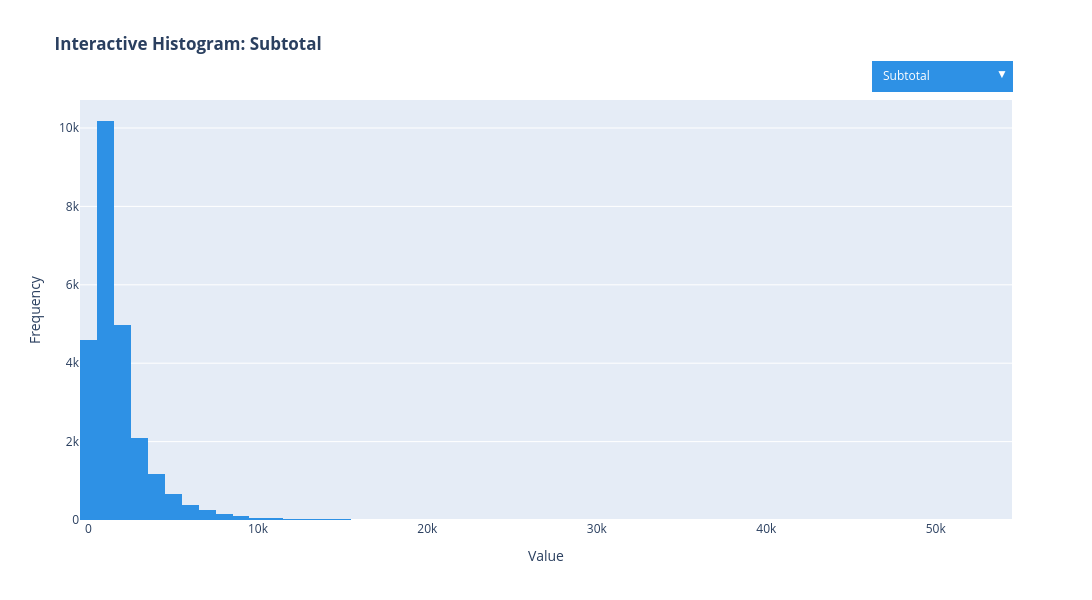

The notebook cell this image was saved under:
### Code cell
import plotly.graph_objects as go
import plotly.colors as pc

colors = pc.qualitative.Dark24[:len(numerical_columns)] 

fig = go.Figure()

for i, (column, color) in enumerate(zip(numerical_columns, colors)):
    fig.add_trace(
        go.Histogram(
            x=df[column], 
            name=column, 
            nbinsx=100, 
            opacity=1,
            marker_color=color,  
            visible=True if i == 0 else False  
        )
    )

dropdown_buttons = [
    {
        "label": column,
        "method": "update",
        "args": [
            {"visible": [i == j for j in range(len(numerical_columns))]},  
            {"title": f"<b>Interactive Histogram: {column}</b>"}
        ]
    }
    for i, column in enumerate(numerical_columns)
]

fig.update_layout(
    title=f"<b>Interactive Histogram: {numerical_columns[0]}</b>",
    xaxis_title="Value",
    yaxis_title="Frequency",
    updatemenus=[{
        "buttons": dropdown_buttons,
        "direction": "down",
        
        "showactive": True,
        "x": 1,
        "y": 1.10,
        "bgcolor": colors[0],
        "bordercolor": "white",
        "font": {"color": "white"},
        "borderwidth": 2  
    }],
    height=600,
    width=1280,
    barmode='overlay'
)

fig.show()

### Figure 1 — Plotly figure (JSON) as saved in the notebook; plotly's stock layout.template omitted (floating-point values rounded to 4 significant figures; data arrays with more than 128 entries replaced by an {"elided": "..."} marker saying what was removed)
{"data": [{"marker": {"color": "#2E91E5"}, "name": "Subtotal", "nbinsx": 100, "opacity": 1, "type": "histogram", "visible": true, "x": {"elided": "24856 float values"}}, {"marker": {"color": "#E15F99"}, "name": "Shipping", "nbinsx": 100, "opacity": 1, "type": "histogram", "visible": false, "x": {"elided": "24856 float values"}}, {"marker": {"color": "#1CA71C"}, "name": "Total", "nbinsx": 100, "opacity": 1, "type": "histogram", "visible": false, "x": {"elided": "24856 float values"}}, {"marker": {"color": "#FB0D0D"}, "name": "Discount Amount", "nbinsx": 100, "opacity": 1, "type": "histogram", "visible": false, "x": {"elided": "24856 float values"}}, {"marker": {"color": "#DA16FF"}, "name": "Refunded Amount", "nbinsx": 100, "opacity": 1, "type": "histogram", "visible": false, "x": {"elided": "24856 float values"}}, {"marker": {"color": "#222A2A"}, "name": "item_count", "nbinsx": 100, "opacity": 1, "type": "histogram", "visible": false, "x": {"elided": "24856 int values"}}], "layout": {"barmode": "overlay", "height": 600, "title": {"text": "<b>Interactive Histogram: Subtotal</b>"}, "updatemenus": [{"bgcolor": "#2E91E5", "bordercolor": "white", "borderwidth": 2, "buttons": [{"args": [{"visible": [true, false, false, false, false, false]}, {"title": "<b>Interactive Histogram: Subtotal</b>"}], "label": "Subtotal", "method": "update"}, {"args": [{"visible": [false, true, false, false, false, false]}, {"title": "<b>Interactive Histogram: Shipping</b>"}], "label": "Shipping", "method": "update"}, {"args": [{"visible": [false, false, true, false, false, false]}, {"title": "<b>Interactive Histogram: Total</b>"}], "label": "Total", "method": "update"}, {"args": [{"visible": [false, false, false, true, false, false]}, {"title": "<b>Interactive Histogram: Discount Amount</b>"}], "label": "Discount Amount", "method": "update"}, {"args": [{"visible": [false, false, false, false, true, false]}, {"title": "<b>Interactive Histogram: Refunded Amount</b>"}], "label": "Refunded Amount", "method": "update"}, {"args": [{"visible": [false, false, false, false, false, true]}, {"title": "<b>Interactive Histogram: item_count</b>"}], "label": "item_count", "method": "update"}], "direction": "down", "font": {"color": "white"}, "showactive": true, "x": 1, "y": 1.1}], "width": 1280, "xaxis": {"title": {"text": "Value"}}, "yaxis": {"title": {"text": "Frequency"}}}}
